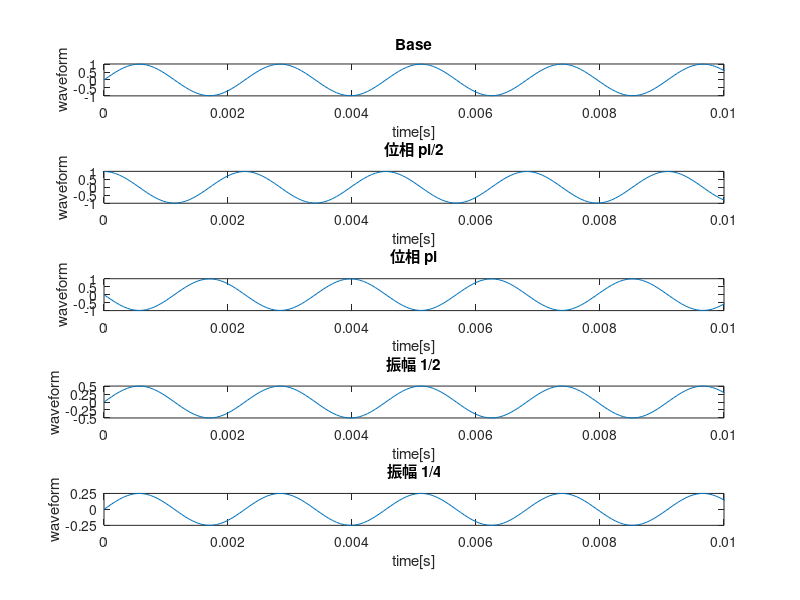

The MATLAB source for this figure:
clear all;
clc;
Fs = 16000; % 
f1 = 440;   % [Hz]

t1 = [0:(Fs-1)] /Fs;
for k=0:Fs
    y1 = sin(2*pi*f1*t1);
end

p = pi/2;
for k=0:Fs
    y2 = sin(2*pi*f1*t1 + p);
end

p = pi;
for k=0:Fs
    y3 = sin(2*pi*f1*t1 + p);
end

for k=0:Fs
    y4 = 0.5 * sin(2*pi*f1*t1);
end

for k=0:Fs
    y5 = 0.25 * sin(2*pi*f1*t1);
end
sound(y1,Fs); % 基本
pause(3)
sound(y2,Fs); % pi/2
pause(3)
sound(y3,Fs); % pi
pause(3)
sound(y4,Fs); % 0.5倍
pause(3)
sound(y5,Fs); % 0.25倍

figure;
subplot(5,1,1)
plot(t1,y1);
% xticks(0:1/f1:1);
title('Base');
xlabel('time[s]');
ylabel('waveform');
axis([0 0.01 -1.01 1.01])

subplot(5,1,2)
plot(t1,y2);
% xticks(0:1/f1:1);
title('位相 pi/2');
xlabel('time[s]');
ylabel('waveform');
axis([0 0.01 -1.01 1.01])

subplot(5,1,3)
plot(t1,y3);
% xticks(0:1/f1:1);
title('位相 pi');
xlabel('time[s]');
ylabel('waveform');
axis([0 0.01 -1.01 1.01])

subplot(5,1,4)
plot(t1,y4);
% xticks(0:1/f1:1);
yticks(-1:0.25:1);
title('振幅 1/2');
xlabel('time[s]');
ylabel('waveform');
axis([0 0.01 -0.5 0.5])

subplot(5,1,5)
plot(t1,y5);
% xticks(0:1/f1:1);
title('振幅 1/4');
yticks(-1:0.25:1);
xlabel('time[s]');
ylabel('waveform');
axis([0 0.01 -0.25 0.25])
